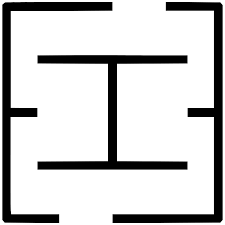
#> input picture navigation_gazebo_ws/src/maps/floor_plans/maze_01.png, 225 x 225 px
$ python convert_png_to_binary.py
#> lines starting #> are read from the running program, lines starting #| are printed output that depends on the picture; after the words box and inside, x2 and y2 are one past the last pixel; in counts of white or black regions, pixels touching at a corner belong together
import cv2 # Import OpenCV

# read the image file
img = cv2.imread('../maps/floor_plans/maze_01.png')
#> img is the input picture: shape (225, 225, 3); min 0, max 255, mean 203.9

ret, bw_img = cv2.threshold(img, 220, 255, cv2.THRESH_BINARY)
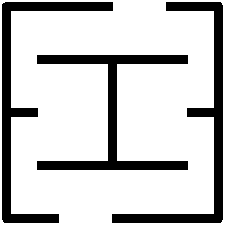
#> bw_img: shape (225, 225, 3); 78.8% white; 3 black regions, box (x1, y1, x2, y2) and area: (37, 55, 188, 170) 3591, (2, 2, 113, 223) 3574, (112, 2, 223, 223) 3574

# converting to its binary form
bw = cv2.threshold(img, 240, 255, cv2.THRESH_BINARY)

# Display and save image
#cv2.imshow("Binary", bw_img)
cv2.imwrite("../maps/floor_plans/maze_01_binary.png", bw_img)
#cv2.waitKey(0)
#cv2.destroyAllWindows()
